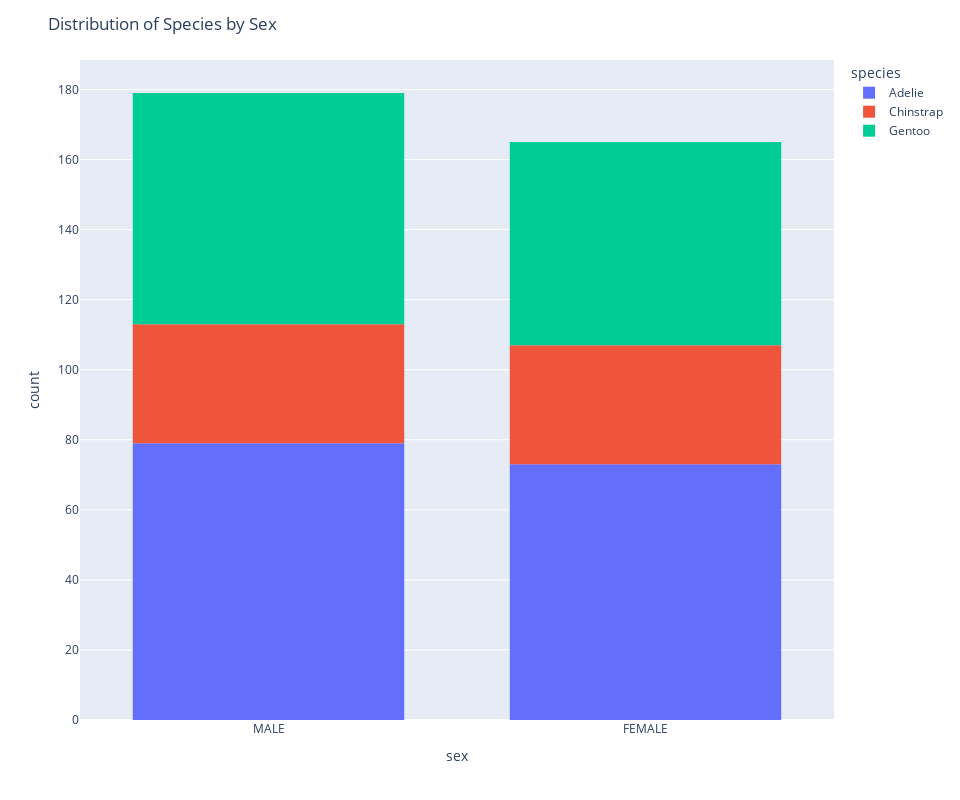

Notebook code cell kept with this figure:
### Code cell
fig = px.histogram(penguins, x="sex", color="species", nbins=50)

fig.update_layout(
    height=800, 
    width=960, 
    title_text="Distribution of Species by Sex",
    xaxis_title_text='sex',
    yaxis_title_text='count',
    bargap=0.2,
    bargroupgap=0.1
)

fig.show()

### Figure 1 — Plotly figure (JSON) as saved in the notebook; plotly's stock layout.template omitted (floating-point values rounded to 4 significant figures; data arrays with more than 128 entries replaced by an {"elided": "..."} marker saying what was removed)
{"data": [{"alignmentgroup": "True", "bingroup": "x", "hovertemplate": "species=Adelie<br>sex=%{x}<br>count=%{y}<extra></extra>", "legendgroup": "Adelie", "marker": {"color": "#636efa", "pattern": {"shape": ""}}, "name": "Adelie", "nbinsx": 50, "offsetgroup": "Adelie", "orientation": "v", "showlegend": true, "type": "histogram", "x": {"elided": "152 str values"}, "xaxis": "x", "yaxis": "y"}, {"alignmentgroup": "True", "bingroup": "x", "hovertemplate": "species=Chinstrap<br>sex=%{x}<br>count=%{y}<extra></extra>", "legendgroup": "Chinstrap", "marker": {"color": "#EF553B", "pattern": {"shape": ""}}, "name": "Chinstrap", "nbinsx": 50, "offsetgroup": "Chinstrap", "orientation": "v", "showlegend": true, "type": "histogram", "x": ["FEMALE", "MALE", "MALE", "FEMALE", "MALE", "FEMALE", "FEMALE", "MALE", "FEMALE", "MALE", "FEMALE", "MALE", "FEMALE", "MALE", "FEMALE", "MALE", "MALE", "FEMALE", "FEMALE", "MALE", "FEMALE", "MALE", "FEMALE", "MALE", "FEMALE", "MALE", "FEMALE", "MALE", "FEMALE", "MALE", "FEMALE", "MALE", "FEMALE", "MALE", "MALE", "FEMALE", "FEMALE", "MALE", "FEMALE", "MALE", "MALE", "FEMALE", "MALE", "FEMALE", "FEMALE", "MALE", "FEMALE", "MALE", "MALE", "FEMALE", "FEMALE", "MALE", "FEMALE", "MALE", "FEMALE", "MALE", "FEMALE", "MALE", "MALE", "FEMALE", "MALE", "FEMALE", "FEMALE", "MALE", "FEMALE", "MALE", "MALE", "FEMALE"], "xaxis": "x", "yaxis": "y"}, {"alignmentgroup": "True", "bingroup": "x", "hovertemplate": "species=Gentoo<br>sex=%{x}<br>count=%{y}<extra></extra>", "legendgroup": "Gentoo", "marker": {"color": "#00cc96", "pattern": {"shape": ""}}, "name": "Gentoo", "nbinsx": 50, "offsetgroup": "Gentoo", "orientation": "v", "showlegend": true, "type": "histogram", "x": ["FEMALE", "MALE", "FEMALE", "MALE", "MALE", "FEMALE", "FEMALE", "MALE", "FEMALE", "MALE", "FEMALE", "MALE", "FEMALE", "MALE", "FEMALE", "MALE", "FEMALE", "MALE", "FEMALE", "MALE", "MALE", "FEMALE", "FEMALE", "MALE", "FEMALE", "MALE", "MALE", "MALE", "FEMALE", "MALE", "MALE", "FEMALE", "FEMALE", "MALE", "FEMALE", "MALE", "FEMALE", "MALE", "FEMALE", "MALE", "FEMALE", "MALE", "FEMALE", "MALE", "MALE", "FEMALE", "FEMALE", "MALE", "FEMALE", "MALE", "FEMALE", "MALE", "FEMALE", "MALE", "FEMALE", "MALE", "FEMALE", "MALE", "FEMALE", "MALE", "FEMALE", "MALE", "FEMALE", "MALE", "FEMALE", "MALE", "MALE", "MALE", "FEMALE", "MALE", "FEMALE", "MALE", "MALE", "FEMALE", "FEMALE", "MALE", "FEMALE", "MALE", "FEMALE", "MALE", "FEMALE", "MALE", "FEMALE", "MALE", "FEMALE", "MALE", "FEMALE", "MALE", "FEMALE", "MALE", "FEMALE", "MALE", "FEMALE", "MALE", "FEMALE", "MALE", "MALE", "FEMALE", "FEMALE", "MALE", "FEMALE", "MALE", "FEMALE", "MALE", "MALE", "MALE", "FEMALE", "MALE", "FEMALE", "MALE", "FEMALE", "MALE", "FEMALE", "MALE", "FEMALE", "MALE", "MALE", "MALE", "FEMALE", "MALE", "FEMALE", "MALE", "FEMALE", "MALE"], "xaxis": "x", "yaxis": "y"}], "layout": {"bargap": 0.2, "bargroupgap": 0.1, "barmode": "relative", "height": 800, "legend": {"title": {"text": "species"}, "tracegroupgap": 0}, "margin": {"t": 60}, "title": {"text": "Distribution of Species by Sex"}, "width": 960, "xaxis": {"anchor": "y", "autorange": true, "domain": [0, 1], "range": [-0.5, 1.5], "title": {"text": "sex"}, "type": "category"}, "yaxis": {"anchor": "x", "autorange": true, "domain": [0, 1], "range": [0, 188.4], "title": {"text": "count"}}}}
